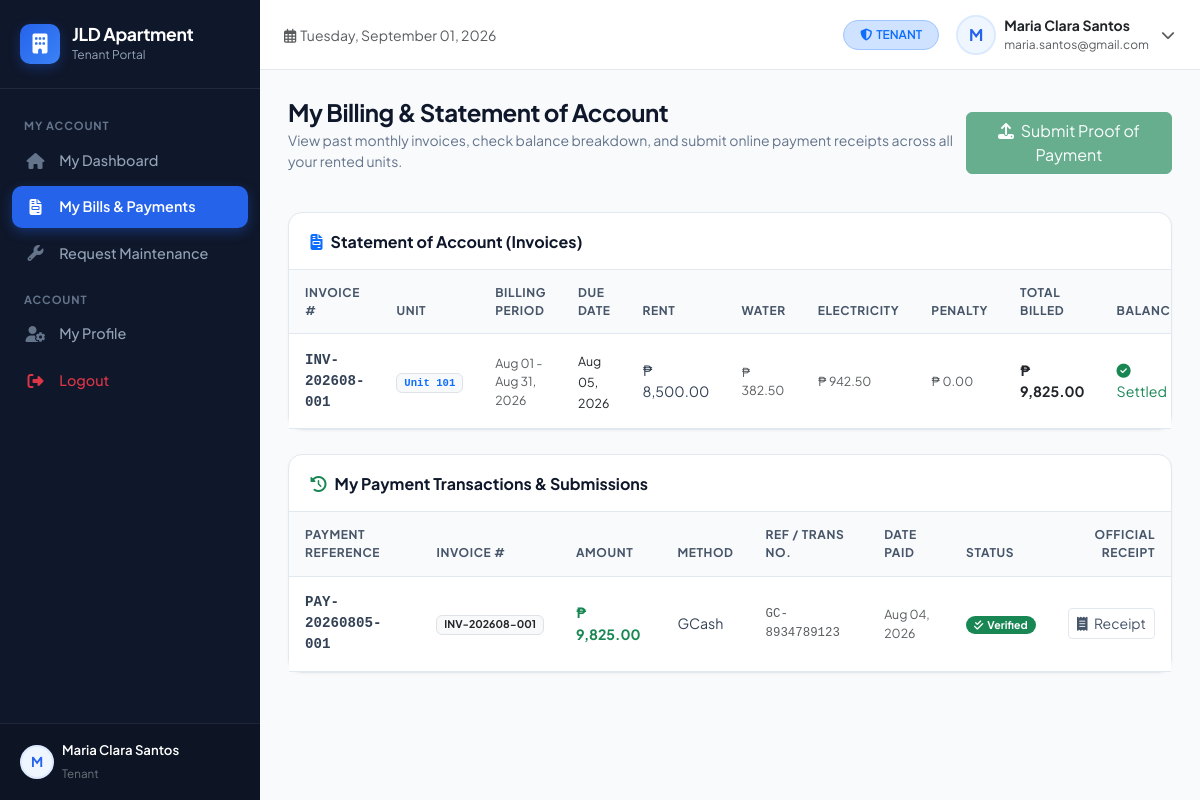
The app's page /views/tenant/billing.php (signed in) with its own data.
### tables this page shows
CREATE TABLE `invoices` (
    `id` INT AUTO_INCREMENT PRIMARY KEY,
    `invoice_number` VARCHAR(30) NOT NULL UNIQUE,
    `tenant_id` INT NOT NULL,
    `unit_id` INT NOT NULL,
    `utility_reading_id` INT NULL,
    `billing_period_start` DATE NOT NULL,
    `billing_period_end` DATE NOT NULL,
    `due_date` DATE NOT NULL,
    `rent_amount` DECIMAL(10,2) NOT NULL DEFAULT 0.00,
    `water_amount` DECIMAL(10,2) NOT NULL DEFAULT 0.00,
    `electricity_amount` DECIMAL(10,2) NOT NULL DEFAULT 0.00,
    `penalty_amount` DECIMAL(10,2) NOT NULL DEFAULT 0.00,
    `other_charges` DECIMAL(10,2) NOT NULL DEFAULT 0.00,
    `other_charges_notes` VARCHAR(255) NULL,
    `total_amount` DECIMAL(10,2) NOT NULL DEFAULT 0.00,
    `paid_amount` DECIMAL(10,2) NOT NULL DEFAULT 0.00,
    `balance` DECIMAL(10,2) NOT NULL DEFAULT 0.00,
    `status` ENUM('unpaid', 'partially_paid', 'paid', 'overdue') NOT NULL DEFAULT 'unpaid',
    `created_at` TIMESTAMP DEFAULT CURRENT_TIMESTAMP,
    CONSTRAINT `fk_inv_tenant` FOREIGN KEY (`tenant_id`) REFERENCES `tenants` (`id`) ON DELETE CASCADE,
    CONSTRAINT `fk_inv_unit` FOREIGN KEY (`unit_id`) REFERENCES `units` (`id`) ON DELETE CASCADE,
    CONSTRAINT `fk_inv_reading` FOREIGN KEY (`utility_reading_id`) REFERENCES `utility_readings` (`id`) ON DELETE SET NULL
);

CREATE TABLE `units` (
    `id` INT AUTO_INCREMENT PRIMARY KEY,
    `property_id` INT NOT NULL,
    `unit_number` VARCHAR(30) NOT NULL,
    `floor_level` INT DEFAULT 1,
    `unit_type` VARCHAR(50) NOT NULL DEFAULT 'Studio',
    `monthly_rent` DECIMAL(10,2) NOT NULL DEFAULT 0.00,
    `security_deposit` DECIMAL(10,2) NOT NULL DEFAULT 0.00,
    `water_rate_per_unit` DECIMAL(8,2) DEFAULT 45.00,
    `electric_rate_per_kwh` DECIMAL(8,2) DEFAULT 14.50,
    `status` ENUM('vacant', 'occupied', 'maintenance', 'reserved') NOT NULL DEFAULT 'vacant',
    `max_occupants` INT DEFAULT 2,
    `description` TEXT NULL,
    `created_at` TIMESTAMP DEFAULT CURRENT_TIMESTAMP,
    CONSTRAINT `fk_unit_property` FOREIGN KEY (`property_id`) REFERENCES `properties` (`id`) ON DELETE CASCADE
);

CREATE TABLE `payments` (
    `id` INT AUTO_INCREMENT PRIMARY KEY,
    `invoice_id` INT NOT NULL,
    `tenant_id` INT NOT NULL,
    `payment_reference` VARCHAR(40) NOT NULL UNIQUE,
    `amount` DECIMAL(10,2) NOT NULL,
    `payment_method` ENUM('Cash', 'GCash', 'Maya', 'Bank Transfer') NOT NULL DEFAULT 'Cash',
    `transaction_ref_no` VARCHAR(100) NULL,
    `payment_date` DATE NOT NULL,
    `proof_of_payment` VARCHAR(255) NULL,
    `status` ENUM('confirmed', 'pending_verification', 'rejected') NOT NULL DEFAULT 'confirmed',
    `notes` TEXT NULL,
    `received_by` INT NULL,
    `created_at` TIMESTAMP DEFAULT CURRENT_TIMESTAMP,
    CONSTRAINT `fk_pay_invoice` FOREIGN KEY (`invoice_id`) REFERENCES `invoices` (`id`) ON DELETE CASCADE,
    CONSTRAINT `fk_pay_tenant` FOREIGN KEY (`tenant_id`) REFERENCES `tenants` (`id`) ON DELETE CASCADE,
    CONSTRAINT `fk_pay_receiver` FOREIGN KEY (`received_by`) REFERENCES `users` (`id`) ON DELETE SET NULL
);

### views/tenant/billing.php (the view, shortened to what this page needs)
<?php
$pdo = getDBConnection();
$userId = $_SESSION['user_id'];
$tStmt = $pdo->prepare("SELECT id, unit_id FROM tenants WHERE user_id = ? AND status = 'active'");
$tStmt->execute([$userId]);
$tenantRows = $tStmt->fetchAll();
$tenantIds = array_filter(array_column($tenantRows, 'id'));
$invoices = [];
if (!empty($tenantIds)) {
    $inPlaceholders = implode(',', array_fill(0, count($tenantIds), '?'));
    $invStmt = $pdo->prepare("SELECT inv.*, u.unit_number
        FROM invoices inv
        JOIN units u ON inv.unit_id = u.id
        WHERE inv.tenant_id IN ($inPlaceholders)
        ORDER BY inv.due_date DESC");
    $invStmt->execute($tenantIds);
    $invoices = $invStmt->fetchAll();
}
$payments = [];
if (!empty($tenantIds)) {
    $inPlaceholders = implode(',', array_fill(0, count($tenantIds), '?'));
    $payStmt = $pdo->prepare("SELECT p.*, inv.invoice_number, u.unit_number
        FROM payments p
        JOIN invoices inv ON p.invoice_id = inv.id
        JOIN units u ON inv.unit_id = u.id
        WHERE p.tenant_id IN ($inPlaceholders)
        ORDER BY p.payment_date DESC");
    $payStmt->execute($tenantIds);
    $payments = $payStmt->fetchAll();
}
$unpaidInvoices = array_filter($invoices, fn($i) => $i['balance'] > 0);
include_once dirname(dirname(__DIR__)) . '/includes/header.php';
?>
<div class="d-md-flex align-items-center justify-content-between mb-4">
    <div>
        <h1 class="page-title">My Billing & Statement of Account</h1>
        <p class="page-subtitle">View past monthly invoices, check balance breakdown, and submit online payment receipts across all your rented units.</p>
    </div>
    <div class="mt-3 mt-md-0">
        <button class="btn btn-success" data-bs-toggle="modal" data-bs-target="#uploadProofModal" <?php echo empty($unpaidInvoices) ? 'disabled title="No unpaid bills"' : ''; ?>>
            <i class="fas fa-upload me-1"></i> Submit Proof of Payment
        </button>
    </div>
</div>
<div class="custom-card mb-4">
    <div class="custom-card-header">
        <h5 class="custom-card-title"><i class="fas fa-file-invoice text-primary me-2"></i>Statement of Account (Invoices)</h5>
    </div>
    <div class="table-responsive">
        <table class="table table-custom mb-0">
            <thead>
                <tr>
                    <th>Invoice #</th>
                    <th>Unit</th>
                    <th>Billing Period</th>
                    <th>Due Date</th>
                    <th>Rent</th>
                    <th>Water</th>
                    <th>Electricity</th>
                    <th>Penalty</th>
                    <th>Total Billed</th>
                    <th>Balance</th>
                </tr>
            </thead>
            <tbody>
                <?php if (empty($invoices)): ?>
                    <tr><td colspan="12" class="text-center text-muted py-4">No billing statements available.</td></tr>
                <?php else: ?>
                    <?php foreach ($invoices as $inv): ?>
                        <tr>
                            <td class="font-monospace fw-bold"><?php echo htmlspecialchars($inv['invoice_number']); ?></td>
                            <td><span class="badge bg-light text-primary border font-monospace"><?php echo htmlspecialchars($inv['unit_number']); ?></span></td>
                            <td class="small text-muted"><?php echo formatDate($inv['billing_period_start'], 'M d'); ?> - <?php echo formatDate($inv['billing_period_end'], 'M d, Y'); ?></td>
                            <td><span class="small <?php echo ($inv['balance'] > 0 && strtotime($inv['due_date']) < time()) ? 'text-danger fw-bold' : 'text-dark'; ?>"><?php echo formatDate($inv['due_date']); ?></span></td>
                            <td><?php echo formatPeso($inv['rent_amount']); ?></td>
                            <td class="text-muted small"><?php echo formatPeso($inv['water_amount']); ?></td>
                            <td class="text-muted small"><?php echo formatPeso($inv['electricity_amount']); ?></td>
                            <td class="text-muted small"><?php echo formatPeso($inv['penalty_amount']); ?></td>
                            <td class="fw-bold text-dark"><?php echo formatPeso($inv['total_amount']); ?></td>
                            <td>
                                <?php if ($inv['balance'] > 0): ?>
                                    <strong class="text-danger"><?php echo formatPeso($inv['balance']); ?></strong>
                                <?php else: ?>
                                    <span class="text-success"><i class="fas fa-check-circle me-1"></i>Settled</span>
                                <?php endif; ?>
                            </td>
                        </tr>
                    <?php endforeach; ?>
                <?php endif; ?>
            </tbody>
        </table>
    </div>
</div>
<div class="custom-card">
    <div class="custom-card-header">
        <h5 class="custom-card-title"><i class="fas fa-history text-success me-2"></i>My Payment Transactions & Submissions</h5>
    </div>
    <div class="table-responsive">
        <table class="table table-custom mb-0">
            <thead>
                <tr>
                    <th>Payment Reference</th>
                    <th>Invoice #</th>
                    <th>Amount</th>
                    <th>Method</th>
                    <th>Ref / Trans No.</th>
                    <th>Date Paid</th>
                    <th>Status</th>
                    <th class="text-end">Official Receipt</th>
                </tr>
            </thead>
            <tbody>
                <?php if (empty($payments)): ?>
                    <tr><td colspan="8" class="text-center text-muted py-4">No payment transactions recorded yet.</td></tr>
                <?php else: ?>
                    <?php foreach ($payments as $p): ?>
                        <tr>
                            <td class="font-monospace fw-semibold"><?php echo htmlspecialchars($p['payment_reference']); ?></td>
                            <td><span class="badge bg-light text-dark border"><?php echo htmlspecialchars($p['invoice_number']); ?></span></td>
                            <td class="fw-bold text-success"><?php echo formatPeso($p['amount']); ?></td>
                            <td><?php echo htmlspecialchars($p['payment_method']); ?></td>
                            <td class="small text-muted font-monospace"><?php echo htmlspecialchars($p['transaction_ref_no'] ?? '—'); ?></td>
                            <td class="small text-muted"><?php echo formatDate($p['payment_date']); ?></td>
                            <td><?php echo statusBadge($p['status'], 'payment'); ?></td>
                            <td class="text-end">
                                <?php if ($p['status'] === 'confirmed'): ?>
                                    <a href="<?php echo BASE_URL; ?>views/shared/print_invoice.php?id=<?php echo $p['invoice_id']; ?>&pay_id=<?php echo $p['id']; ?>" target="_blank" class="btn btn-sm btn-outline-secondary">
                                        <i class="fas fa-receipt me-1"></i> Receipt
                                    </a>
                                <?php else: ?>
                                    <span class="text-muted small">Verification in progress</span>
                                <?php endif; ?>
                            </td>
                        </tr>
                    <?php endforeach; ?>
                <?php endif; ?>
            </tbody>
        </table>
    </div>
</div>
<?php include_once dirname(dirname(__DIR__)) . '/includes/footer.php'; ?>

### config/helpers.php (shortened to what this page needs)
<?php
function formatPeso($amount) {
    return '₱ ' . number_format((float)($amount ?? 0), 2, '.', ',');
}
function formatDate($date, $format = 'M d, Y') {
    return date($format, strtotime($date));
}
function statusBadge($status, $category = 'general') {
    $status = strtolower(trim((string)$status));
    $classes = 'badge px-2 py-1 rounded-pill ';
    switch ($category) {
        case 'invoice':
            switch ($status) {
                case 'paid':
                    return '<span class="' . $classes . 'bg-success text-white"><i class="fas fa-check me-1"></i>Paid</span>';
            }
        case 'payment':
            switch ($status) {
                case 'confirmed':
                    return '<span class="' . $classes . 'bg-success text-white"><i class="fas fa-check-double me-1"></i>Verified</span>';
            }
    }
}

### assets/css/custom.css (style rules this page uses)
:root { --primary-color: #2563eb; --primary-hover: #1d4ed8; --primary-subtle: #eff6ff; --secondary-color: #64748b; --success-color: #059669; --success-subtle: #ecfdf5; --warning-color: #d97706; --warning-subtle: #fffbeb; --danger-color: #dc2626; --danger-subtle: #fef2f2; --dark-surface: #0f172a; --sidebar-bg: #0f172a; --sidebar-hover: #1e293b; --sidebar-active: #2563eb; --body-bg: #f8fafc; --card-bg: #ffffff; --border-color: #e2e8f0; --text-main: #1e293b; --text-muted: #64748b; --sidebar-width: 260px; --radius-md: 10px; --radius-lg: 14px; }
body { font-family: 'Plus Jakarta Sans', -apple-system, BlinkMacSystemFont, "Segoe UI", Roboto, sans-serif; background-color: var(--body-bg); color: var(--text-main); min-height: 100vh; overflow-x: hidden; }
.page-title { font-size: 1.5rem; font-weight: 700; color: #0f172a; letter-spacing: -0.02em; margin: 0; }
.page-subtitle { font-size: 0.875rem; color: var(--text-muted); margin-top: 0.2rem; }
.custom-card { background: #ffffff; border: 1px solid var(--border-color); border-radius: var(--radius-lg); box-shadow: 0 1px 3px rgba(0, 0, 0, 0.04); margin-bottom: 1.5rem; }
.custom-card-header { padding: 1.15rem 1.35rem; border-bottom: 1px solid var(--border-color); display: flex; align-items: center; justify-content: space-between; background-color: transparent; }
.custom-card-title { font-size: 1rem; font-weight: 700; color: #0f172a; margin: 0; }
.table-custom { margin-bottom: 0; font-size: 0.885rem; }
.table-custom thead th { background-color: #f8fafc; color: #475569; font-weight: 700; font-size: 0.75rem; text-transform: uppercase; letter-spacing: 0.05em; border-top: none; border-bottom: 1px solid var(--border-color); padding: 0.85rem 1rem; }
.table-custom tbody td { padding: 0.95rem 1rem; vertical-align: middle; border-bottom: 1px solid var(--border-color); color: #334155; }
.btn-outline-secondary { border-color: var(--border-color); color: #475569; }

### records on screen
invoices: invoice_number "INV-202608-001", unit.unit_number "Unit 101", billing_period_start "Aug 01", billing_period_end "Aug 31, 2026", due_date "Aug 05, 2026", rent_amount "₱ 8,500.00", water_amount "₱ 382.50", electricity_amount "₱ 942.50", penalty_amount "₱ 0.00", total_amount "₱ 9,825.00", balance 0 (drawn)
payments: payment_reference "PAY-20260805-001", invoice.invoice_number "INV-202608-001", amount "₱ 9,825.00", payment_method "GCash", transaction_ref_no "GC-8934789123", payment_date "Aug 04, 2026"

### other values on screen
substr($currentUser['name'] ?? 'U', 0, 1) "M"
$currentUser['name'] "Maria Clara Santos"
str_replace('_', ' ', $currentUser['role'] ?? '') "Tenant"
str_replace('_', ' ', $currentUser['role'] ?? 'User') "TENANT"
$currentUser['email'] "maria.santos@gmail.com"
